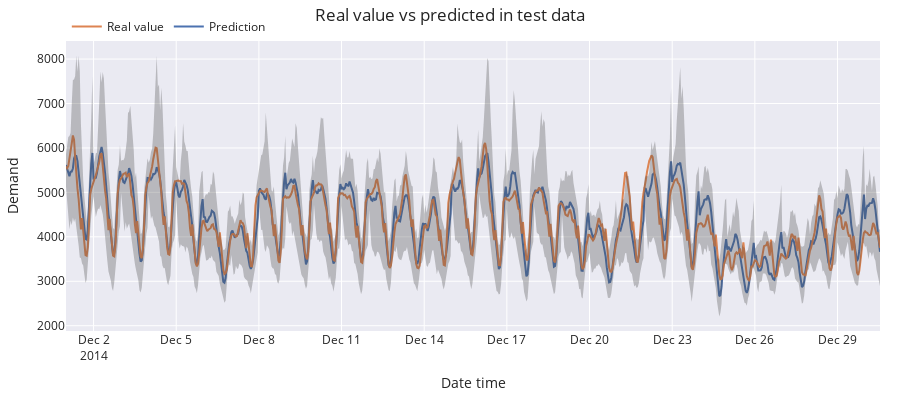

The cell this chart's notebook holds for it:
### Code cell
# Predicted interval coverage (on test data)
# ==============================================================================
inside_interval = np.where(
                      (data.loc[end_validation:, 'Demand'] >= predictions["lower_bound"]) & \
                      (data.loc[end_validation:, 'Demand'] <= predictions["upper_bound"]),
                      True,
                      False 
                  )

coverage = inside_interval.mean()
print(f"Predicted interval coverage: {round(100*coverage, 2)} %")

# Area of the interval
# ==============================================================================
area = predictions['upper_bound'] - predictions['lower_bound']
area = area.sum()
print(f"Total area of the interval: {round(area, 2)}")

# Ploc
# ==============================================================================
plot_predicted_intervals(
    predictions=predictions,
    y_true=data_test,
    target_variable='Demand',
)

### Figure 1 — Plotly figure (JSON) as saved in the notebook; plotly's stock layout.template omitted (floating-point values rounded to 4 significant figures; data arrays with more than 128 entries replaced by an {"elided": "..."} marker saying what was removed)
{"data": [{"mode": "lines", "name": "Prediction", "type": "scatter", "x": {"elided": "710 str values"}, "y": {"elided": "710 float values"}}, {"mode": "lines", "name": "Real value", "type": "scatter", "x": {"elided": "710 str values"}, "y": {"elided": "710 float values"}}, {"line": {"width": 0}, "marker": {"color": "#444"}, "mode": "lines", "name": "Upper Bound", "showlegend": false, "type": "scatter", "x": {"elided": "710 str values"}, "y": {"elided": "710 float values"}}, {"fill": "tonexty", "fillcolor": "rgba(68, 68, 68, 0.3)", "line": {"width": 0}, "marker": {"color": "#444"}, "mode": "lines", "name": "Lower Bound", "showlegend": false, "type": "scatter", "x": {"elided": "710 str values"}, "y": {"elided": "710 float values"}}], "layout": {"height": 400, "hovermode": "x", "legend": {"orientation": "h", "x": 0.001, "xanchor": "left", "y": 1.1, "yanchor": "top"}, "margin": {"b": 20, "l": 20, "r": 20, "t": 35}, "title": {"text": "Real value vs predicted in test data"}, "width": 900, "xaxis": {"title": {"text": "Date time"}}, "yaxis": {"title": {"text": "Demand"}}}}
